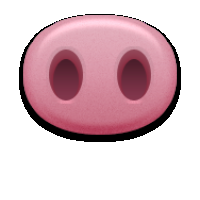
#> input picture nicole's/128061.png, 200 x 200 px, given in place of person.jpg, which was not available; the run also reads 1 picture not shown here
$ python drawing.py
#> lines starting #> are read from the running program, lines starting #| are printed output that depends on the picture; after the words box and inside, x2 and y2 are one past the last pixel; in counts of white or black regions, pixels touching at a corner belong together; pictures that were not available may be replaced by others from this repository, and a replacement may not be noted
"""
This file is simply for your guys' convinience. This isn't part of our project but I'm hoping what I have done in this document can help you guys figure some stuff out.
driver.py is our project file
"""
import numpy as np
import cv2

img = cv2.imread("person.jpg")
#> img is the input picture: shape (200, 200, 3); mean B, G, R 199.4, 192.5, 220.2
img2 = cv2.imread("pig.png")

"""
px = img[55, 55]
print(px)
#prints the color in that pixel [B, G, R]
#B = blue
#G = green
#R = red
#you can change the color of the pixel by typing:
img[55, 55] = [255, 255, 255]
It'll turn the pixel white.

#ROI is region of interest. It's kind of like a subimage in an image. It's where you want to work

img[100:150, 100:150] #this is your ROI
#You can set the ROI to a different color like this:
img[100:150, 100:150] = [255, 255, 255]

#Now we're going to grab a ROI and make it a variable
guy_face = img[37:111, 107:194]
#111-37 = 74 pixels is how many pixels there are going down (height) [think of arrays i.e. rows]
#194-107 = 87 pixels is how many pixels there are going to right (width) [in arrays, they're known as columns]
#74 x 87 or 87 x 74?
	#you start at coordinates: (107, 37)
	#height: pixel #111
	#width: pixel #194

#Now we can redefine a new region of that image!
img[0:74, 0:87] = guy_face
#You just pasted guy_face on the upper left corner of your original image

Adding two images using openCV:
simpleAddPicture = img + img2
openCVAddPicture = cv2.add(img + img2)
addingWeightedPicture = cv2.addWeighted(img, 0.6, img2, 0.4, 0)
#0.6 means only use 60% of the image
#0.4 means only use 40% of the image
"""
#channels are the color values of Blue, Green, and Red
rows, cols, channels = img2.shape
#> rows = 200; cols = 200; channels = 3
roi = img[0:rows, 0:cols]

img2gray = cv2.cvtColor(img2, cv2.COLOR_BGR2GRAY)
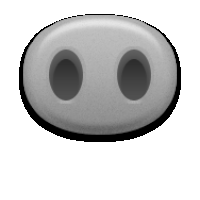
#> img2gray: shape (200, 200); min 0, max 255, mean 201.6
#now apply a threshold
ret, mask = cv2.threshold(img2gray, 220, 255, cv2.THRESH_BINARY_INV)
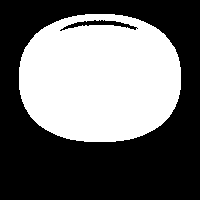
#> mask: shape (200, 200); 42.2% white; 1 white region, box (x1, y1, x2, y2) and area: (19, 14, 181, 142) 16900
#cv2.THRESH_BINARY_INV the value for this either 0 or 1.
#if a pixel value is above 220, it'll be converted to 255. & if it's below 220, it'll be converted to black.
#then this will be flipped around because we are getting the inverse

mask_inv = cv2.bitwise_not(mask)
#not: means do not include the part that does not have mask [black area]
#mask_inv: inv means invisible part
#bitwise is a low-level logical operation [it's from C language] but it is more complicated.
img1_bg = cv2.bitwise_and(roi, roi, mask=mask_inv)
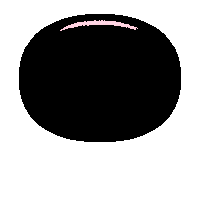
#> img1_bg: shape (200, 200, 3); mean B, G, R 147, 146.9, 147.3
img2_fg = cv2.bitwise_and(img2, img2, mask=mask)
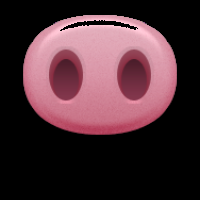
#> img2_fg: shape (200, 200, 3); mean B, G, R 52.4, 45.5, 73

dst = cv2.add(img1_bg, img2_fg)
img[0:rows, 0:cols] = dst

cv2.imwrite('res.png', img)
cv2.waitKey(0)
cv2.destroyAllWindows()

'''
		eyeWidth = 3 * w2
		eyeHeight = eyeWidth * originalEyeHeight / originalEyeWidth

		#center the dog nose on the bottom of the nose
		xn1 = x2 -(eyeWidth/4)
		xn2 = x2 + w2 + (eyeWidth/4)
		yn1 = y2 + h2 - (eyeHeight/2)
		yn2 = y2 + h2 + (eyeHeight/2)

		if xn1 < 0:
			xn1 = 0
		if yn1 < 0:
			yn1 = 0
		if xn2 > 640:
			xn2 = w2
		if y2 > 360:
			yn2 = h2

		#Re-canculate the width and height of the dog's nose image
		eyeWidth = xn2 - xn1
		eyeHeight = yn2 - yn1

		#Re-size the original image and the masks to the dog's nose's original sizes
		#calculated above
		eye = cv2.resize(img3, (eyeWidth, eyeHeight), interpolation = cv2.INTER_AREA)
		mask = cv2.resize(eye_mask, (eyeWidth, eyeHeight), interpolation = cv2.INTER_AREA)
		mask_inv = cv2.resize(eye_mask_inv, (eyeWidth, eyeHeight), interpolation = cv2.INTER_AREA)
		print(mask.size)

		#take ROI for dog nose from background equal to size of ROI of dog nose image
		roi_nose = roi_color[xn1:xn2, yn1:yn2]
		print(roi_nose.size)

		#roi_bg contains the original image only where the dog nose is not in the region that is the size of the dog nose
		roi_bg = cv2.bitwise_and(roi_nose, roi_nose, mask = mask_inv)
		#roi_fg contains the image of the dog nose only where the dog nose is
		roi_fg = cv2.bitwise_and(eye, eye, mask=mask)

		#join the roi_bg and roi_fg
		dst = cv2.add(roi_bg, roi_fg)
		roi_color[yn1:yn2, xn1:xn2] = dst

'''
